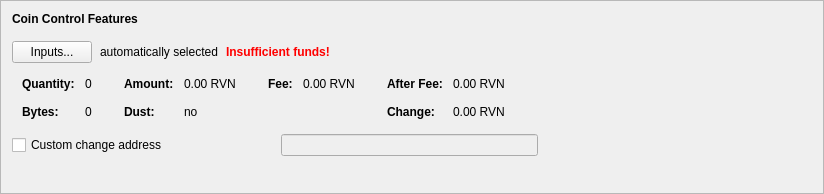
      <widget class="QFrame" name="frameCoinControl">
       <property name="sizePolicy">
        <sizepolicy hsizetype="Preferred" vsizetype="Fixed">
         <horstretch>0</horstretch>
         <verstretch>0</verstretch>
        </sizepolicy>
       </property>
       <property name="minimumSize">
        <size>
         <width>600</width>
         <height>194</height>
        </size>
       </property>
       <property name="frameShape">
        <enum>QFrame::StyledPanel</enum>
       </property>
       <property name="frameShadow">
        <enum>QFrame::Raised</enum>
       </property>
       <layout class="QVBoxLayout" name="verticalLayout_4">
        <item>
         <layout class="QVBoxLayout" name="verticalLayoutCoinControl" stretch="0,0,0,0,0">
          <property name="spacing">
           <number>0</number>
          </property>
          <property name="sizeConstraint">
           <enum>QLayout::SetDefaultConstraint</enum>
          </property>
          <property name="leftMargin">
           <number>0</number>
          </property>
          <property name="topMargin">
           <number>0</number>
          </property>
          <item>
           <layout class="QHBoxLayout" name="horizontalLayoutCoinControl1">
            <property name="bottomMargin">
             <number>15</number>
            </property>
            <item>
             <widget class="QLabel" name="labelCoinControlFeatures">
              <property name="sizePolicy">
               <sizepolicy hsizetype="Preferred" vsizetype="Maximum">
                <horstretch>0</horstretch>
                <verstretch>0</verstretch>
               </sizepolicy>
              </property>
              <property name="font">
               <font>
                <weight>75</weight>
                <bold>true</bold>
               </font>
              </property>
              <property name="styleSheet">
               <string notr="true">font-weight:bold;</string>
              </property>
              <property name="text">
               <string>Coin Control Features</string>
              </property>
             </widget>
            </item>
           </layout>
          </item>
          <item>
           <layout class="QHBoxLayout" name="horizontalLayoutCoinControl2" stretch="0,0,0,0">
            <property name="spacing">
             <number>8</number>
            </property>
            <property name="bottomMargin">
             <number>10</number>
            </property>
            <item>
             <widget class="QPushButton" name="pushButtonCoinControl">
              <property name="styleSheet">
               <string notr="true"/>
              </property>
              <property name="text">
               <string>Inputs...</string>
              </property>
              <property name="autoDefault">
               <bool>false</bool>
              </property>
             </widget>
            </item>
            <item>
             <widget class="QLabel" name="labelCoinControlAutomaticallySelected">
              <property name="text">
               <string>automatically selected</string>
              </property>
              <property name="margin">
               <number>5</number>
              </property>
             </widget>
            </item>
            <item>
             <widget class="QLabel" name="labelCoinControlInsuffFunds">
              <property name="font">
               <font>
                <weight>75</weight>
                <bold>true</bold>
               </font>
              </property>
              <property name="styleSheet">
               <string notr="true">color:red;font-weight:bold;</string>
              </property>
              <property name="text">
               <string>Insufficient funds!</string>
              </property>
              <property name="margin">
               <number>5</number>
              </property>
             </widget>
            </item>
            <item>
             <spacer name="horizontalSpacerCoinControl">
              <property name="orientation">
               <enum>Qt::Horizontal</enum>
              </property>
              <property name="sizeHint" stdset="0">
               <size>
                <width>40</width>
                <height>1</height>
               </size>
              </property>
             </spacer>
            </item>
           </layout>
          </item>
          <item>
           <widget class="QWidget" name="widgetCoinControl" native="true">
            <property name="sizePolicy">
             <sizepolicy hsizetype="Preferred" vsizetype="Preferred">
              <horstretch>0</horstretch>
              <verstretch>0</verstretch>
             </sizepolicy>
            </property>
            <property name="minimumSize">
             <size>
              <width>0</width>
              <height>0</height>
             </size>
            </property>
            <property name="styleSheet">
             <string notr="true"/>
            </property>
            <layout class="QHBoxLayout" name="horizontalLayoutCoinControl5">
             <property name="leftMargin">
              <number>0</number>
             </property>
             <property name="topMargin">
              <number>0</number>
             </property>
             <property name="rightMargin">
              <number>0</number>
             </property>
             <property name="bottomMargin">
              <number>0</number>
             </property>
             <item>
              <layout class="QHBoxLayout" name="horizontalLayoutCoinControl3" stretch="0,0,0,1">
               <property name="spacing">
                <number>20</number>
               </property>
               <property name="topMargin">
                <number>0</number>
               </property>
               <property name="bottomMargin">
                <number>10</number>
               </property>
               <item>
                <layout class="QFormLayout" name="formLayoutCoinControl1">
                 <property name="horizontalSpacing">
                  <number>10</number>
                 </property>
                 <property name="verticalSpacing">
                  <number>14</number>
                 </property>
                 <property name="leftMargin">
                  <number>10</number>
                 </property>
                 <property name="topMargin">
                  <number>4</number>
                 </property>
                 <property name="rightMargin">
                  <number>6</number>
                 </property>
                 <item row="0" column="0">
                  <widget class="QLabel" name="labelCoinControlQuantityText">
                   <property name="font">
                    <font>
                     <weight>75</weight>
                     <bold>true</bold>
                    </font>
                   </property>
                   <property name="text">
                    <string>Quantity:</string>
                   </property>
                   <property name="margin">
                    <number>0</number>
                   </property>
                  </widget>
                 </item>
                 <item row="0" column="1">
                  <widget class="QLabel" name="labelCoinControlQuantity">
                   <property name="cursor">
                    <cursorShape>IBeamCursor</cursorShape>
                   </property>
                   <property name="contextMenuPolicy">
                    <enum>Qt::ActionsContextMenu</enum>
                   </property>
                   <property name="text">
                    <string notr="true">0</string>
                   </property>
                   <property name="margin">
                    <number>0</number>
                   </property>
                   <property name="textInteractionFlags">
                    <set>Qt::LinksAccessibleByMouse|Qt::TextSelectableByKeyboard|Qt::TextSelectableByMouse</set>
                   </property>
                  </widget>
                 </item>
                 <item row="1" column="0">
                  <widget class="QLabel" name="labelCoinControlBytesText">
                   <property name="font">
                    <font>
                     <weight>75</weight>
                     <bold>true</bold>
                    </font>
                   </property>
                   <property name="text">
                    <string>Bytes:</string>
                   </property>
                  </widget>
                 </item>
                 <item row="1" column="1">
                  <widget class="QLabel" name="labelCoinControlBytes">
                   <property name="cursor">
                    <cursorShape>IBeamCursor</cursorShape>
                   </property>
                   <property name="contextMenuPolicy">
                    <enum>Qt::ActionsContextMenu</enum>
                   </property>
                   <property name="text">
                    <string notr="true">0</string>
                   </property>
                   <property name="textInteractionFlags">
                    <set>Qt::LinksAccessibleByMouse|Qt::TextSelectableByKeyboard|Qt::TextSelectableByMouse</set>
                   </property>
                  </widget>
                 </item>
                </layout>
               </item>
               <item>
                <layout class="QFormLayout" name="formLayoutCoinControl2">
                 <property name="horizontalSpacing">
                  <number>10</number>
                 </property>
                 <property name="verticalSpacing">
                  <number>14</number>
                 </property>
                 <property name="leftMargin">
                  <number>6</number>
                 </property>
                 <property name="topMargin">
                  <number>4</number>
                 </property>
                 <property name="rightMargin">
                  <number>6</number>
                 </property>
                 <item row="0" column="0">
                  <widget class="QLabel" name="labelCoinControlAmountText">
                   <property name="font">
                    <font>
                     <weight>75</weight>
                     <bold>true</bold>
                    </font>
                   </property>
                   <property name="text">
                    <string>Amount:</string>
                   </property>
                   <property name="margin">
                    <number>0</number>
                   </property>
                  </widget>
                 </item>
                 <item row="0" column="1">
                  <widget class="QLabel" name="labelCoinControlAmount">
                   <property name="cursor">
                    <cursorShape>IBeamCursor</cursorShape>
                   </property>
                   <property name="contextMenuPolicy">
                    <enum>Qt::ActionsContextMenu</enum>
                   </property>
                   <property name="text">
                    <string notr="true">0.00 RVN</string>
                   </property>
                   <property name="textInteractionFlags">
                    <set>Qt::LinksAccessibleByMouse|Qt::TextSelectableByKeyboard|Qt::TextSelectableByMouse</set>
                   </property>
                  </widget>
                 </item>
                 <item row="1" column="0">
                  <widget class="QLabel" name="labelCoinControlLowOutputText">
                   <property name="font">
                    <font>
                     <weight>75</weight>
                     <bold>true</bold>
                    </font>
                   </property>
                   <property name="text">
                    <string>Dust:</string>
                   </property>
                  </widget>
                 </item>
                 <item row="1" column="1">
                  <widget class="QLabel" name="labelCoinControlLowOutput">
                   <property name="cursor">
                    <cursorShape>IBeamCursor</cursorShape>
                   </property>
                   <property name="contextMenuPolicy">
                    <enum>Qt::ActionsContextMenu</enum>
                   </property>
                   <property name="text">
                    <string notr="true">no</string>
                   </property>
                   <property name="textInteractionFlags">
                    <set>Qt::LinksAccessibleByMouse|Qt::TextSelectableByKeyboard|Qt::TextSelectableByMouse</set>
                   </property>
                  </widget>
                 </item>
                </layout>
               </item>
               <item>
                <layout class="QFormLayout" name="formLayoutCoinControl3">
                 <property name="horizontalSpacing">
                  <number>10</number>
                 </property>
                 <property name="verticalSpacing">
                  <number>14</number>
                 </property>
                 <property name="leftMargin">
                  <number>6</number>
                 </property>
                 <property name="topMargin">
                  <number>4</number>
                 </property>
                 <property name="rightMargin">
                  <number>6</number>
                 </property>
                 <item row="0" column="0">
                  <widget class="QLabel" name="labelCoinControlFeeText">
                   <property name="font">
                    <font>
                     <weight>75</weight>
                     <bold>true</bold>
                    </font>
                   </property>
                   <property name="text">
                    <string>Fee:</string>
                   </property>
                   <property name="margin">
                    <number>0</number>
                   </property>
                  </widget>
                 </item>
                 <item row="0" column="1">
                  <widget class="QLabel" name="labelCoinControlFee">
                   <property name="cursor">
                    <cursorShape>IBeamCursor</cursorShape>
                   </property>
                   <property name="contextMenuPolicy">
                    <enum>Qt::ActionsContextMenu</enum>
                   </property>
                   <property name="text">
                    <string notr="true">0.00 RVN</string>
                   </property>
                   <property name="textInteractionFlags">
                    <set>Qt::LinksAccessibleByMouse|Qt::TextSelectableByKeyboard|Qt::TextSelectableByMouse</set>
                   </property>
                  </widget>
                 </item>
                </layout>
               </item>
               <item>
                <layout class="QFormLayout" name="formLayoutCoinControl4">
                 <property name="horizontalSpacing">
                  <number>10</number>
                 </property>
                 <property name="verticalSpacing">
                  <number>14</number>
                 </property>
                 <property name="leftMargin">
                  <number>6</number>
                 </property>
                 <property name="topMargin">
                  <number>4</number>
                 </property>
                 <property name="rightMargin">
                  <number>6</number>
                 </property>
                 <item row="0" column="0">
                  <widget class="QLabel" name="labelCoinControlAfterFeeText">
                   <property name="font">
                    <font>
                     <weight>75</weight>
                     <bold>true</bold>
                    </font>
                   </property>
                   <property name="text">
                    <string>After Fee:</string>
                   </property>
                   <property name="margin">
                    <number>0</number>
                   </property>
                  </widget>
                 </item>
                 <item row="0" column="1">
                  <widget class="QLabel" name="labelCoinControlAfterFee">
                   <property name="cursor">
                    <cursorShape>IBeamCursor</cursorShape>
                   </property>
                   <property name="contextMenuPolicy">
                    <enum>Qt::ActionsContextMenu</enum>
                   </property>
                   <property name="text">
                    <string notr="true">0.00 RVN</string>
                   </property>
                   <property name="textInteractionFlags">
                    <set>Qt::LinksAccessibleByMouse|Qt::TextSelectableByKeyboard|Qt::TextSelectableByMouse</set>
                   </property>
                  </widget>
                 </item>
                 <item row="1" column="0">
                  <widget class="QLabel" name="labelCoinControlChangeText">
                   <property name="font">
                    <font>
                     <weight>75</weight>
                     <bold>true</bold>
                    </font>
                   </property>
                   <property name="text">
                    <string>Change:</string>
                   </property>
                  </widget>
                 </item>
                 <item row="1" column="1">
                  <widget class="QLabel" name="labelCoinControlChange">
                   <property name="cursor">
                    <cursorShape>IBeamCursor</cursorShape>
                   </property>
                   <property name="contextMenuPolicy">
                    <enum>Qt::ActionsContextMenu</enum>
                   </property>
                   <property name="text">
                    <string notr="true">0.00 RVN</string>
                   </property>
                   <property name="textInteractionFlags">
                    <set>Qt::LinksAccessibleByMouse|Qt::TextSelectableByKeyboard|Qt::TextSelectableByMouse</set>
                   </property>
                  </widget>
                 </item>
                </layout>
               </item>
              </layout>
             </item>
            </layout>
           </widget>
          </item>
          <item>
           <layout class="QHBoxLayout" name="horizontalLayoutCoinControl4" stretch="0,0,0">
            <property name="spacing">
             <number>12</number>
            </property>
            <property name="sizeConstraint">
             <enum>QLayout::SetDefaultConstraint</enum>
            </property>
            <property name="topMargin">
             <number>5</number>
            </property>
            <property name="rightMargin">
             <number>5</number>
            </property>
            <item>
             <widget class="QCheckBox" name="checkBoxCoinControlChange">
              <property name="toolTip">
               <string>If this is activated, but the change address is empty or invalid, change will be sent to a newly generated address.</string>
              </property>
              <property name="text">
               <string>Custom change address</string>
              </property>
             </widget>
            </item>
            <item>
             <widget class="QValidatedLineEdit" name="lineEditCoinControlChange">
              <property name="enabled">
               <bool>false</bool>
              </property>
              <property name="sizePolicy">
               <sizepolicy hsizetype="Ignored" vsizetype="Fixed">
                <horstretch>0</horstretch>
                <verstretch>0</verstretch>
               </sizepolicy>
              </property>
             </widget>
            </item>
            <item>
             <widget class="QLabel" name="labelCoinControlChangeLabel">
              <property name="sizePolicy">
               <sizepolicy hsizetype="Preferred" vsizetype="Expanding">
                <horstretch>0</horstretch>
                <verstretch>0</verstretch>
               </sizepolicy>
              </property>
              <property name="minimumSize">
               <size>
                <width>0</width>
                <height>0</height>
               </size>
              </property>
              <property name="text">
               <string/>
              </property>
              <property name="margin">
               <number>3</number>
              </property>
             </widget>
            </item>
           </layout>
          </item>
          <item>
           <spacer name="verticalSpacerCoinControl">
            <property name="orientation">
             <enum>Qt::Vertical</enum>
            </property>
            <property name="sizeType">
             <enum>QSizePolicy::Expanding</enum>
            </property>
            <property name="sizeHint" stdset="0">
             <size>
              <width>800</width>
              <height>1</height>
             </size>
            </property>
           </spacer>
          </item>
         </layout>
        </item>
       </layout>
      </widget>
